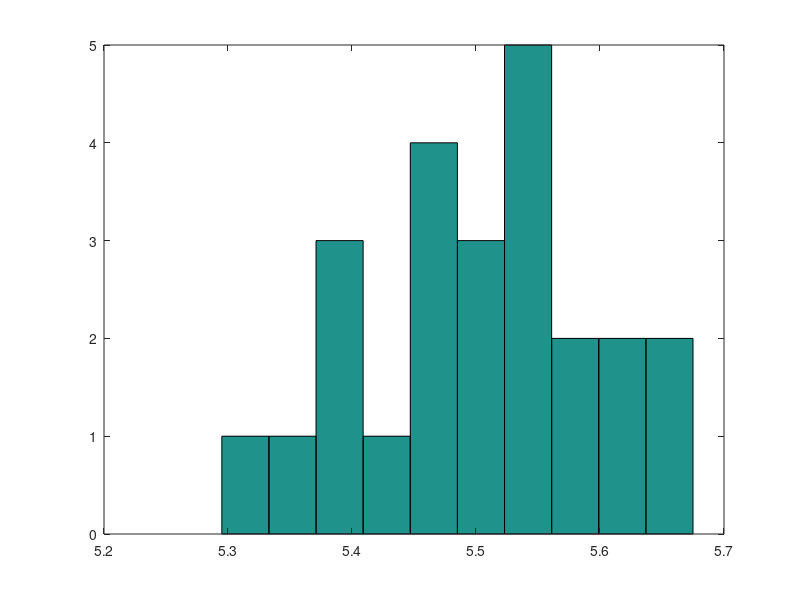

MATLAB code to generate this figure:
% statis.m
tc = [5.394 5.564 5.654 5.465 5.495 5.404 5.524 5.414...
      5.514 5.335 5.614 5.455 5.534 5.524 5.475 5.295...
      5.384 5.614 5.554 5.675 5.455 5.554 5.504 5.584];

tcmean = mean(tc);
tcmedian = median(tc);
tcmode = mode(tc);
tcvar = var(tc);
tcstd = std(tc);

fprintf('평균 = %9.6f', tcmean);
fprintf('\n메디안 = %9.6f', tcmedian);
fprintf('\n모우드 = %9.6f', tcmode);
fprintf('\n분산 = %9.6f', tcvar);
fprintf('\n표준편차 = %9.6f\n', tcstd);
hist(tc) % 히스토그램
